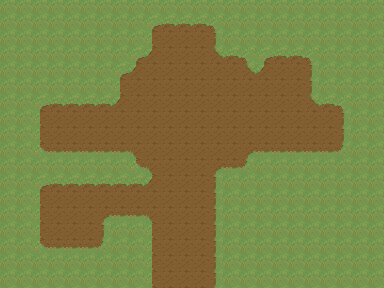

A level layout from a 2D game, rendered from its tile map. Below: a short description, then the map file with its tile-grid data intact:
An orthogonal 24x18 tile map with 16x16 px tiles, 1 tile layer (ground).

<map version="1.10" tiledversion="1.12.2" orientation="orthogonal" renderorder="right-down" width="24" height="18" tilewidth="16" tileheight="16" infinite="0" nextlayerid="2" nextobjectid="1">
 <properties>
  <property name="description" value="Terrain-only farm sample: southern entry path, central yard, cross-path, northeast spur and southwest dirt plot. Not a runtime M04 replacement." />
 </properties>
 <tileset firstgid="1" source="farm-grass-dirt.tsx" />
 <layer id="1" name="ground" width="24" height="18">
  <data encoding="csv">
13,13,13,13,13,13,13,13,13,13,13,13,13,13,13,13,13,13,13,13,13,13,13,13,
13,13,13,13,13,13,13,13,13,14,4,4,4,1,13,13,13,13,13,13,13,13,13,13,
13,13,13,13,13,13,13,13,13,2,7,7,7,12,13,13,13,13,13,13,13,13,13,13,
13,13,13,13,13,13,13,13,14,6,7,7,7,3,4,1,14,4,4,1,13,13,13,13,
13,13,13,13,13,13,13,14,6,7,7,7,7,7,7,3,6,7,7,12,13,13,13,13,
13,13,13,13,13,13,13,2,7,7,7,7,7,7,7,7,7,7,7,12,13,13,13,13,
13,13,14,4,4,4,4,6,7,7,7,7,7,7,7,7,7,7,7,3,4,1,13,13,
13,13,2,7,7,7,7,7,7,7,7,7,7,7,7,7,7,7,7,7,7,12,13,13,
13,13,2,7,7,7,7,7,7,7,7,7,7,7,7,7,7,7,7,7,7,12,13,13,
13,13,9,10,10,10,10,10,11,7,7,7,7,7,7,8,10,10,10,10,10,16,13,13,
13,13,13,13,13,13,13,13,9,11,7,7,7,8,10,16,13,13,13,13,13,13,13,13,
13,13,14,4,4,4,4,4,4,6,7,7,7,12,13,13,13,13,13,13,13,13,13,13,
13,13,2,7,7,7,7,7,7,7,7,7,7,12,13,13,13,13,13,13,13,13,13,13,
13,13,2,7,7,7,8,10,10,11,7,7,7,12,13,13,13,13,13,13,13,13,13,13,
13,13,2,7,7,7,12,13,13,2,7,7,7,12,13,13,13,13,13,13,13,13,13,13,
13,13,9,10,10,10,16,13,13,2,7,7,7,12,13,13,13,13,13,13,13,13,13,13,
13,13,13,13,13,13,13,13,13,2,7,7,7,12,13,13,13,13,13,13,13,13,13,13,
13,13,13,13,13,13,13,13,13,2,7,7,7,12,13,13,13,13,13,13,13,13,13,13
  </data>
 </layer>
</map>
